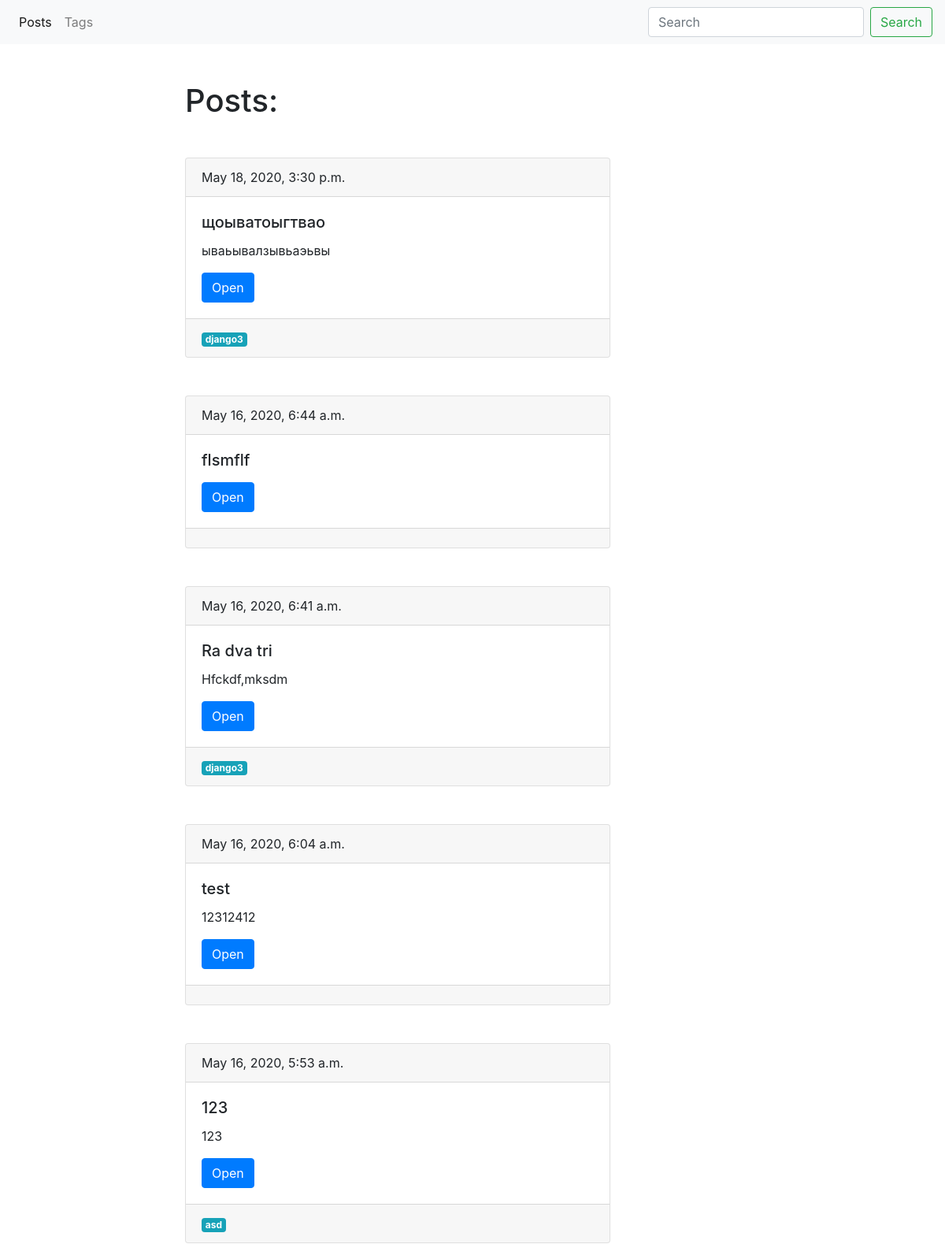
/blog/ (upper part), run on an earlier commit of the app's database.
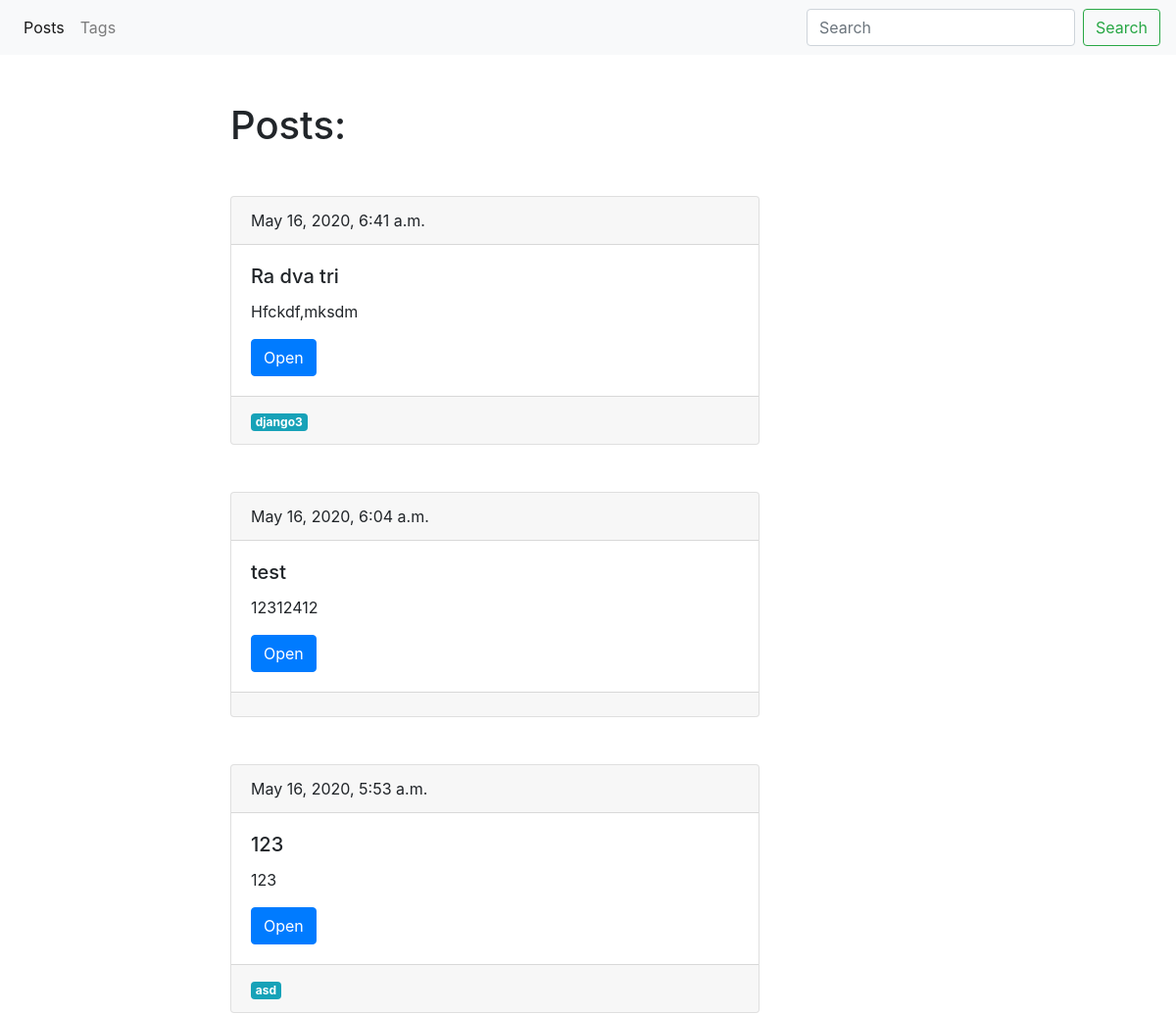
And on a later commit of the database.
### blog/models.py (models this page shows, shortened)
class Post(models.Model):
    title = models.CharField(max_length=150, db_index=True)
    slug = models.SlugField(max_length=150, blank=True, unique=True)
    body = models.TextField(db_index=True)
    tags = models.ManyToManyField('Tag', blank=True, related_name='posts')
    date_pub = models.DateTimeField(auto_now_add=True)
    def get_absolute_url(self):
        return reverse('post_detail_url', kwargs={'slug': self.slug})

class Tag(models.Model):
    title = models.CharField(max_length=50)
    slug = models.SlugField(blank=True, max_length=50, unique=True)
    def get_absolute_url(self):
        return reverse('tag_detail_url', kwargs={'slug': self.slug})

### blog/views.py (the view)
# urls.py: path('', posts_list, name='posts_list_url'),
def posts_list(request):
    posts = Post.objects.all()
    return render(request, 'blog/post_list.html', context={'posts': posts})

### blog/templates/blog/post_list.html (shortened to what this page needs)
{% extends 'blog/base_blog.html' %}
{% block content %}
    <h1 class="mb-5">Posts:</h1>
    {% for post in posts reversed %}
        {% include 'blog/includes/post_card_template.html' %}
    {% endfor %}
{% endblock %}

### blog/templates/blog/includes/post_card_template.html
<div class="card mb-5">
    <div class="card-header">
        {{ post.date_pub }}
    </div>
    <div class="card-body">
        <h5 class="card-title">{{ post.title }}</h5>
        <p class="card-text">{{ post.body|truncatewords:15 }}</p>
        <a href="{{ post.get_absolute_url }}" class="btn btn-primary">Open</a>
    </div>
    <div class="card-footer text-muted">
        {% for tag in post.tags.all  %}
            <a href="{{ tag.get_absolute_url }}" class="badge badge-info">{{ tag.title }}</a>
        {% endfor %}
    </div>
</div>

What changed in the data, as far as the page shows it:
removed Post: date_pub "May 18, 2020, 3:30 p.m.", title "щоыватоыгтвао", body "ываьывалзывьаэьвы", Tag (title "django3")
removed Post: date_pub "May 16, 2020, 6:44 a.m.", title "flsmflf"
